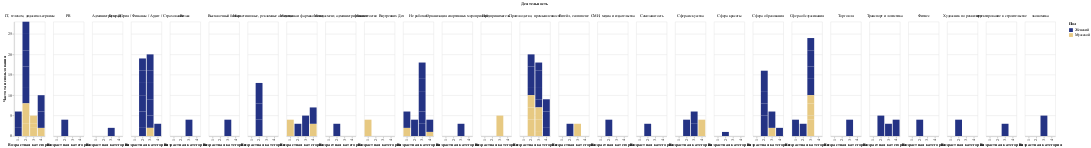

The notebook cell saved with this chart:
### Code cell
range_2 = ['#243384', '#E7C982']
chart = alt.Chart(df_origin).mark_bar().encode(
  y=alt.Y('Частота использования:Q'),
  x=alt.X('Возрастная категория:O'), 
  color=alt.Color('Пол:N', scale=alt.Scale(range=range_2)),
).facet(
  column=alt.Column('Деятельность:N'),
)
chart
